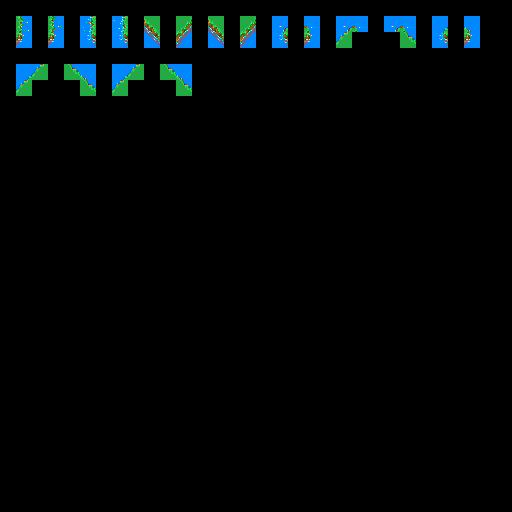

Rendered tile map (Tiled .tmx) drawn with the repository's tilesets; below, a short description and the full map source, tile grids included:
An orthogonal 32x32 tile map with 16x16 px tiles, 3 tile layers (regions, input_terrain, output_terrain).

<map version="1.8" tiledversion="1.8.0" orientation="orthogonal" renderorder="right-down" width="32" height="32" tilewidth="16" tileheight="16" infinite="0" nextlayerid="4" nextobjectid="1">
 <tileset firstgid="1" source="TILES.BIN.tsx" />
 <layer id="1" name="regions" width="32" height="32">
  <data encoding="csv">
0,0,0,0,0,0,0,0,0,0,0,0,0,0,0,0,0,0,0,0,0,0,0,0,0,0,0,0,0,0,0,0,
0,2,0,2,0,2,0,2,0,2,0,2,0,2,0,2,0,2,0,2,0,2,2,0,2,2,0,2,0,2,0,0,
0,2,0,2,0,2,0,2,0,2,0,2,0,2,0,2,0,2,0,2,0,2,0,0,0,2,0,2,0,2,0,0,
0,0,0,0,0,0,0,0,0,0,0,0,0,0,0,0,0,0,0,0,0,0,0,0,0,0,0,0,0,0,0,0,
0,2,2,0,2,2,0,2,2,0,2,2,0,0,0,0,0,0,0,0,0,0,0,0,0,0,0,0,0,0,0,0,
0,2,0,0,0,2,0,2,0,0,0,2,0,0,0,0,0,0,0,0,0,0,0,0,0,0,0,0,0,0,0,0,
0,0,0,0,0,0,0,0,0,0,0,0,0,0,0,0,0,0,0,0,0,0,0,0,0,0,0,0,0,0,0,0,
0,0,0,0,0,0,0,0,0,0,0,0,0,0,0,0,0,0,0,0,0,0,0,0,0,0,0,0,0,0,0,0,
0,0,0,0,0,0,0,0,0,0,0,0,0,0,0,0,0,0,0,0,0,0,0,0,0,0,0,0,0,0,0,0,
0,0,0,0,0,0,0,0,0,0,0,0,0,0,0,0,0,0,0,0,0,0,0,0,0,0,0,0,0,0,0,0,
0,0,0,0,0,0,0,0,0,0,0,0,0,0,0,0,0,0,0,0,0,0,0,0,0,0,0,0,0,0,0,0,
0,0,0,0,0,0,0,0,0,0,0,0,0,0,0,0,0,0,0,0,0,0,0,0,0,0,0,0,0,0,0,0,
0,0,0,0,0,0,0,0,0,0,0,0,0,0,0,0,0,0,0,0,0,0,0,0,0,0,0,0,0,0,0,0,
0,0,0,0,0,0,0,0,0,0,0,0,0,0,0,0,0,0,0,0,0,0,0,0,0,0,0,0,0,0,0,0,
0,0,0,0,0,0,0,0,0,0,0,0,0,0,0,0,0,0,0,0,0,0,0,0,0,0,0,0,0,0,0,0,
0,0,0,0,0,0,0,0,0,0,0,0,0,0,0,0,0,0,0,0,0,0,0,0,0,0,0,0,0,0,0,0,
0,0,0,0,0,0,0,0,0,0,0,0,0,0,0,0,0,0,0,0,0,0,0,0,0,0,0,0,0,0,0,0,
0,0,0,0,0,0,0,0,0,0,0,0,0,0,0,0,0,0,0,0,0,0,0,0,0,0,0,0,0,0,0,0,
0,0,0,0,0,0,0,0,0,0,0,0,0,0,0,0,0,0,0,0,0,0,0,0,0,0,0,0,0,0,0,0,
0,0,0,0,0,0,0,0,0,0,0,0,0,0,0,0,0,0,0,0,0,0,0,0,0,0,0,0,0,0,0,0,
0,0,0,0,0,0,0,0,0,0,0,0,0,0,0,0,0,0,0,0,0,0,0,0,0,0,0,0,0,0,0,0,
0,0,0,0,0,0,0,0,0,0,0,0,0,0,0,0,0,0,0,0,0,0,0,0,0,0,0,0,0,0,0,0,
0,0,0,0,0,0,0,0,0,0,0,0,0,0,0,0,0,0,0,0,0,0,0,0,0,0,0,0,0,0,0,0,
0,0,0,0,0,0,0,0,0,0,0,0,0,0,0,0,0,0,0,0,0,0,0,0,0,0,0,0,0,0,0,0,
0,0,0,0,0,0,0,0,0,0,0,0,0,0,0,0,0,0,0,0,0,0,0,0,0,0,0,0,0,0,0,0,
0,0,0,0,0,0,0,0,0,0,0,0,0,0,0,0,0,0,0,0,0,0,0,0,0,0,0,0,0,0,0,0,
0,0,0,0,0,0,0,0,0,0,0,0,0,0,0,0,0,0,0,0,0,0,0,0,0,0,0,0,0,0,0,0,
0,0,0,0,0,0,0,0,0,0,0,0,0,0,0,0,0,0,0,0,0,0,0,0,0,0,0,0,0,0,0,0,
0,0,0,0,0,0,0,0,0,0,0,0,0,0,0,0,0,0,0,0,0,0,0,0,0,0,0,0,0,0,0,0,
0,0,0,0,0,0,0,0,0,0,0,0,0,0,0,0,0,0,0,0,0,0,0,0,0,0,0,0,0,0,0,0,
0,0,0,0,0,0,0,0,0,0,0,0,0,0,0,0,0,0,0,0,0,0,0,0,0,0,0,0,0,0,0,0,
0,0,0,0,0,0,0,0,0,0,0,0,0,0,0,0,0,0,0,0,0,0,0,0,0,0,0,0,0,0,0,0
</data>
 </layer>
 <layer id="2" name="input_terrain" width="32" height="32">
  <data encoding="csv">
0,0,0,0,0,0,0,0,0,0,0,0,0,0,0,0,0,0,0,0,0,0,0,0,0,0,0,0,0,0,0,0,
0,37,0,53,0,34,0,50,0,54,0,55,0,36,0,35,0,18,0,21,0,0,21,0,18,0,0,23,0,22,0,0,
0,71,0,71,0,70,0,70,0,66,0,69,0,70,0,71,0,70,0,71,0,39,0,0,0,38,0,70,0,71,0,0,
0,0,0,0,0,0,0,0,0,0,0,0,0,0,0,0,0,0,0,0,0,0,0,0,0,0,0,0,0,0,0,0,
0,18,52,0,51,21,0,23,52,0,51,22,0,0,0,0,0,0,0,0,0,0,0,0,0,0,0,0,0,0,0,0,
0,52,0,0,0,51,0,52,0,0,0,51,0,0,0,0,0,0,0,0,0,0,0,0,0,0,0,0,0,0,0,0,
0,0,0,0,0,0,0,0,0,0,0,0,0,0,0,0,0,0,0,0,0,0,0,0,0,0,0,0,0,0,0,0,
0,0,0,0,0,0,0,0,0,0,0,0,0,0,0,0,0,0,0,0,0,0,0,0,0,0,0,0,0,0,0,0,
0,0,0,0,0,0,0,0,0,0,0,0,0,0,0,0,0,0,0,0,0,0,0,0,0,0,0,0,0,0,0,0,
0,0,0,0,0,0,0,0,0,0,0,0,0,0,0,0,0,0,0,0,0,0,0,0,0,0,0,0,0,0,0,0,
0,0,0,0,0,0,0,0,0,0,0,0,0,0,0,0,0,0,0,0,0,0,0,0,0,0,0,0,0,0,0,0,
0,0,0,0,0,0,0,0,0,0,0,0,0,0,0,0,0,0,0,0,0,0,0,0,0,0,0,0,0,0,0,0,
0,0,0,0,0,0,0,0,0,0,0,0,0,0,0,0,0,0,0,0,0,0,0,0,0,0,0,0,0,0,0,0,
0,0,0,0,0,0,0,0,0,0,0,0,0,0,0,0,0,0,0,0,0,0,0,0,0,0,0,0,0,0,0,0,
0,0,0,0,0,0,0,0,0,0,0,0,0,0,0,0,0,0,0,0,0,0,0,0,0,0,0,0,0,0,0,0,
0,0,0,0,0,0,0,0,0,0,0,0,0,0,0,0,0,0,0,0,0,0,0,0,0,0,0,0,0,0,0,0,
0,0,0,0,0,0,0,0,0,0,0,0,0,0,0,0,0,0,0,0,0,0,0,0,0,0,0,0,0,0,0,0,
0,0,0,0,0,0,0,0,0,0,0,0,0,0,0,0,0,0,0,0,0,0,0,0,0,0,0,0,0,0,0,0,
0,0,0,0,0,0,0,0,0,0,0,0,0,0,0,0,0,0,0,0,0,0,0,0,0,0,0,0,0,0,0,0,
0,0,0,0,0,0,0,0,0,0,0,0,0,0,0,0,0,0,0,0,0,0,0,0,0,0,0,0,0,0,0,0,
0,0,0,0,0,0,0,0,0,0,0,0,0,0,0,0,0,0,0,0,0,0,0,0,0,0,0,0,0,0,0,0,
0,0,0,0,0,0,0,0,0,0,0,0,0,0,0,0,0,0,0,0,0,0,0,0,0,0,0,0,0,0,0,0,
0,0,0,0,0,0,0,0,0,0,0,0,0,0,0,0,0,0,0,0,0,0,0,0,0,0,0,0,0,0,0,0,
0,0,0,0,0,0,0,0,0,0,0,0,0,0,0,0,0,0,0,0,0,0,0,0,0,0,0,0,0,0,0,0,
0,0,0,0,0,0,0,0,0,0,0,0,0,0,0,0,0,0,0,0,0,0,0,0,0,0,0,0,0,0,0,0,
0,0,0,0,0,0,0,0,0,0,0,0,0,0,0,0,0,0,0,0,0,0,0,0,0,0,0,0,0,0,0,0,
0,0,0,0,0,0,0,0,0,0,0,0,0,0,0,0,0,0,0,0,0,0,0,0,0,0,0,0,0,0,0,0,
0,0,0,0,0,0,0,0,0,0,0,0,0,0,0,0,0,0,0,0,0,0,0,0,0,0,0,0,0,0,0,0,
0,0,0,0,0,0,0,0,0,0,0,0,0,0,0,0,0,0,0,0,0,0,0,0,0,0,0,0,0,0,0,0,
0,0,0,0,0,0,0,0,0,0,0,0,0,0,0,0,0,0,0,0,0,0,0,0,0,0,0,0,0,0,0,0,
0,0,0,0,0,0,0,0,0,0,0,0,0,0,0,0,0,0,0,0,0,0,0,0,0,0,0,0,0,0,0,0,
0,0,0,0,0,0,0,0,0,0,0,0,0,0,0,0,0,0,0,0,0,0,0,0,0,0,0,0,0,0,0,0
</data>
 </layer>
 <layer id="3" name="output_terrain" width="32" height="32">
  <data encoding="csv">
0,0,0,0,0,0,0,0,0,0,0,0,0,0,0,0,0,0,0,0,0,0,0,0,0,0,0,0,0,0,0,0,
0,0,0,0,0,0,0,0,0,0,0,0,0,54,0,55,0,0,0,0,0,18,0,0,0,21,0,0,0,0,0,0,
0,69,0,69,0,66,0,66,0,70,0,71,0,0,0,0,0,66,0,69,0,0,0,0,0,0,0,66,0,69,0,0,
0,0,0,0,0,0,0,0,0,0,0,0,0,0,0,0,0,0,0,0,0,0,0,0,0,0,0,0,0,0,0,0,
0,23,39,0,38,22,0,23,39,0,38,22,0,0,0,0,0,0,0,0,0,0,0,0,0,0,0,0,0,0,0,0,
0,39,0,0,0,38,0,39,0,0,0,38,0,0,0,0,0,0,0,0,0,0,0,0,0,0,0,0,0,0,0,0,
0,0,0,0,0,0,0,0,0,0,0,0,0,0,0,0,0,0,0,0,0,0,0,0,0,0,0,0,0,0,0,0,
0,0,0,0,0,0,0,0,0,0,0,0,0,0,0,0,0,0,0,0,0,0,0,0,0,0,0,0,0,0,0,0,
0,0,0,0,0,0,0,0,0,0,0,0,0,0,0,0,0,0,0,0,0,0,0,0,0,0,0,0,0,0,0,0,
0,0,0,0,0,0,0,0,0,0,0,0,0,0,0,0,0,0,0,0,0,0,0,0,0,0,0,0,0,0,0,0,
0,0,0,0,0,0,0,0,0,0,0,0,0,0,0,0,0,0,0,0,0,0,0,0,0,0,0,0,0,0,0,0,
0,0,0,0,0,0,0,0,0,0,0,0,0,0,0,0,0,0,0,0,0,0,0,0,0,0,0,0,0,0,0,0,
0,0,0,0,0,0,0,0,0,0,0,0,0,0,0,0,0,0,0,0,0,0,0,0,0,0,0,0,0,0,0,0,
0,0,0,0,0,0,0,0,0,0,0,0,0,0,0,0,0,0,0,0,0,0,0,0,0,0,0,0,0,0,0,0,
0,0,0,0,0,0,0,0,0,0,0,0,0,0,0,0,0,0,0,0,0,0,0,0,0,0,0,0,0,0,0,0,
0,0,0,0,0,0,0,0,0,0,0,0,0,0,0,0,0,0,0,0,0,0,0,0,0,0,0,0,0,0,0,0,
0,0,0,0,0,0,0,0,0,0,0,0,0,0,0,0,0,0,0,0,0,0,0,0,0,0,0,0,0,0,0,0,
0,0,0,0,0,0,0,0,0,0,0,0,0,0,0,0,0,0,0,0,0,0,0,0,0,0,0,0,0,0,0,0,
0,0,0,0,0,0,0,0,0,0,0,0,0,0,0,0,0,0,0,0,0,0,0,0,0,0,0,0,0,0,0,0,
0,0,0,0,0,0,0,0,0,0,0,0,0,0,0,0,0,0,0,0,0,0,0,0,0,0,0,0,0,0,0,0,
0,0,0,0,0,0,0,0,0,0,0,0,0,0,0,0,0,0,0,0,0,0,0,0,0,0,0,0,0,0,0,0,
0,0,0,0,0,0,0,0,0,0,0,0,0,0,0,0,0,0,0,0,0,0,0,0,0,0,0,0,0,0,0,0,
0,0,0,0,0,0,0,0,0,0,0,0,0,0,0,0,0,0,0,0,0,0,0,0,0,0,0,0,0,0,0,0,
0,0,0,0,0,0,0,0,0,0,0,0,0,0,0,0,0,0,0,0,0,0,0,0,0,0,0,0,0,0,0,0,
0,0,0,0,0,0,0,0,0,0,0,0,0,0,0,0,0,0,0,0,0,0,0,0,0,0,0,0,0,0,0,0,
0,0,0,0,0,0,0,0,0,0,0,0,0,0,0,0,0,0,0,0,0,0,0,0,0,0,0,0,0,0,0,0,
0,0,0,0,0,0,0,0,0,0,0,0,0,0,0,0,0,0,0,0,0,0,0,0,0,0,0,0,0,0,0,0,
0,0,0,0,0,0,0,0,0,0,0,0,0,0,0,0,0,0,0,0,0,0,0,0,0,0,0,0,0,0,0,0,
0,0,0,0,0,0,0,0,0,0,0,0,0,0,0,0,0,0,0,0,0,0,0,0,0,0,0,0,0,0,0,0,
0,0,0,0,0,0,0,0,0,0,0,0,0,0,0,0,0,0,0,0,0,0,0,0,0,0,0,0,0,0,0,0,
0,0,0,0,0,0,0,0,0,0,0,0,0,0,0,0,0,0,0,0,0,0,0,0,0,0,0,0,0,0,0,0,
0,0,0,0,0,0,0,0,0,0,0,0,0,0,0,0,0,0,0,0,0,0,0,0,0,0,0,0,0,0,0,0
</data>
 </layer>
</map>
